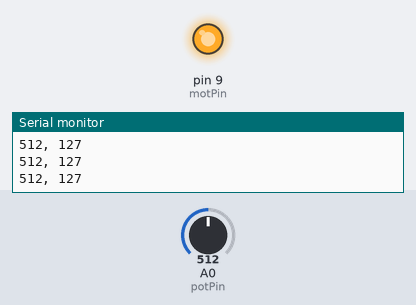
A sketch run on a simulated Arduino Uno, built with avr-gcc and run on an emulated ATmega328P. Shown: output pins drawn as LEDs (lit = HIGH), the last lines printed to the serial monitor. Inputs (shaded band) come from the test bench; at power-on: A0 (potPin) = 512.

Above: at 1.2 s.
1.3 s: A0 (potPin) set to 0
At 1.7 s:
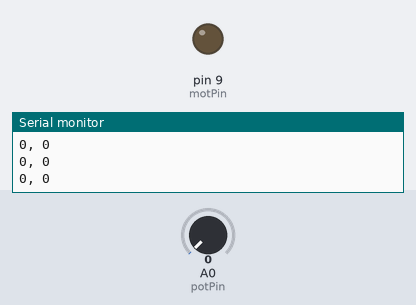
2.8 s: A0 (potPin) set to 122
At 4.0 s:
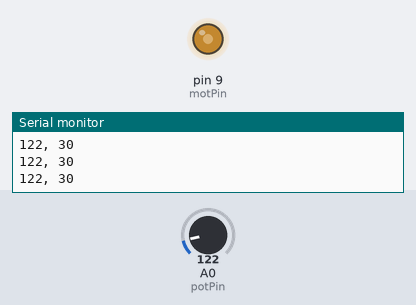
4.3 s: A0 (potPin) set to 306
At 5.1 s:
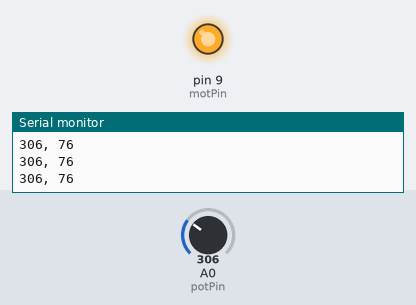
Timing chart, 0 to 7.3 s (numbered marks = the images above; inputs shaded):
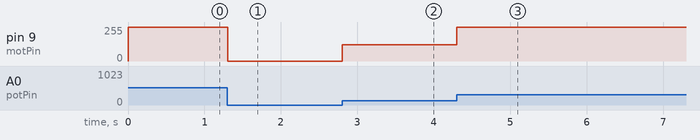

The sketch:

transistor_potenziometro.ino
```cpp
int potPin = A0;
int motPin = 9;

void setup() {
Serial.begin (9600);
pinMode(motPin, OUTPUT);
Serial.print("pot value");
Serial.print(", ");
Serial.print("mot value");

}

void loop() {
  int potValue = analogRead(potPin);
  int motValue = map(potValue, 0, 1023, 0, 255);
  analogWrite(motPin, potValue);
  Serial.print(potValue);
  Serial.print(", ");
  Serial.println(motValue);

}
```

Measured:
- after the input at 1.3 s, pin 9 (motPin): 255/255 → 0/255 at once
- after the input at 2.8 s, pin 9 (motPin): 0/255 → 122/255 at once
- after the input at 4.3 s, pin 9 (motPin): 122/255 → 255/255 at once
